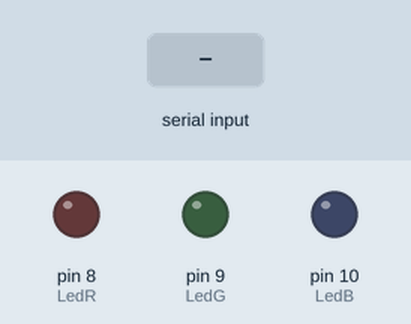
This sketch was run on a simulated Arduino Uno, built with avr-gcc and run on an emulated ATmega328P. On the bench: output pins drawn as LEDs (lit = HIGH). The inputs (shaded band) are chosen by the test bench. What the sketch prints to the serial monitor is not drawn.

Above: at 1.2 s.
1.3 s: "R" received over Serial
At 2.5 s:
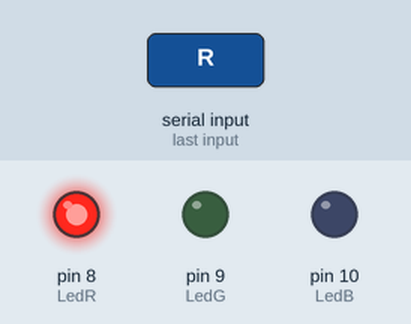
2.8 s: "G" received over Serial
At 3.8 s:
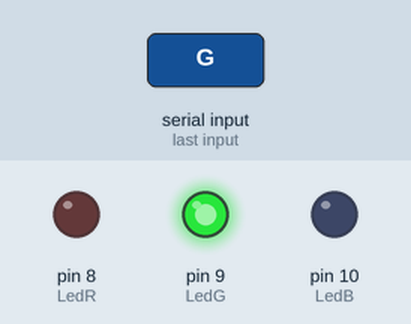
4.3 s: "B" received over Serial
At 4.9 s:
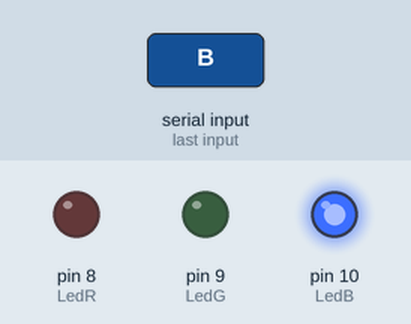
Timing chart, 0 to 7.3 s (numbered marks = the images above; inputs shaded):
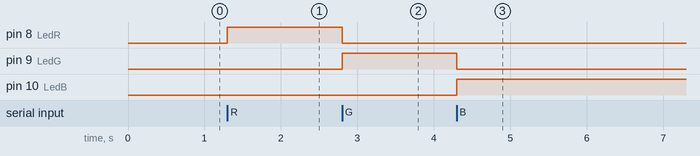

Measured:
- after the input at 1.3 s, pin 8 (LedR): LOW → HIGH at once
- after the input at 2.8 s, pin 8 (LedR): HIGH → LOW at once; pin 9 (LedG): LOW → HIGH at once
- after the input at 4.3 s, pin 9 (LedG): HIGH → LOW at once; pin 10 (LedB): LOW → HIGH at once

The sketch:

sketch_dec09a.ino
```cpp
// Allume une led en fonction du caractère entré

int LedR = 8;
int LedG = 9;
int LedB = 10;

void setup() {
  // put your setup code here, to run once:
  pinMode(LedR,OUTPUT);
  pinMode(LedG,OUTPUT);
  pinMode(LedB,OUTPUT);
  Serial.begin(9600);
}

void loop() {
  // put your main code here, to run repeatedly:
  if (Serial.available() > 0) {
    // read the incoming byte:
    char incomingByte = Serial.read();
    switch (incomingByte) {
    case 'R':
      digitalWrite(LedR,HIGH);
      digitalWrite(LedG,LOW);
      digitalWrite(LedB,LOW);
      Serial.write(incomingByte);
      break;
    case 'G':
      digitalWrite(LedR,LOW);
      digitalWrite(LedG,HIGH);
      digitalWrite(LedB,LOW);
      Serial.write(incomingByte);
      break;
    case 'B':
      digitalWrite(LedR,LOW);
      digitalWrite(LedG,LOW);
      digitalWrite(LedB,HIGH);
      Serial.write(incomingByte);
      break;
    }
    delay(1000);
  }
}
```
